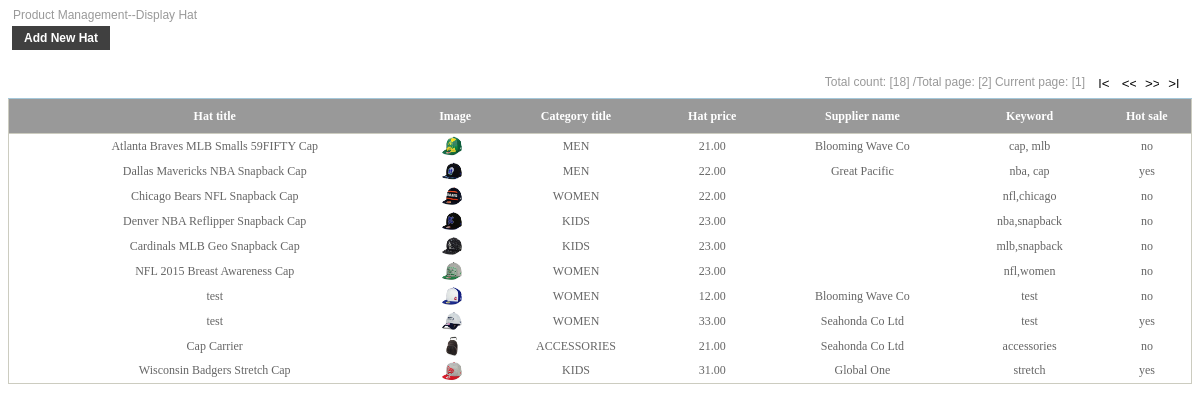
The page /Admin/DisplayHat.php (signed in) on the database its author committed.
### tables this page shows
CREATE TABLE IF NOT EXISTS `hat` (
  `hat_id` int(11) NOT NULL AUTO_INCREMENT,
  `hat_title` varchar(200) NOT NULL,
  `hat_category_id` int(11) NOT NULL,
  `hat_price` decimal(6,2) NOT NULL,
  `hat_description` varchar(1000) NOT NULL,
  `hat_search_keyword` varchar(100) NOT NULL,
  `hat_path` varchar(100) NOT NULL,
  `is_hot_sale` char(3) NOT NULL,
  PRIMARY KEY (`hat_id`),
  KEY `hat_category_id` (`hat_category_id`)
);

CREATE TABLE IF NOT EXISTS `category` (
  `category_id` int(11) NOT NULL AUTO_INCREMENT,
  `category_title` varchar(100) NOT NULL,
  PRIMARY KEY (`category_id`)
);

### inc/Database.inc.php (called while the page is built, shortened)
<?php
class MyDb{
	var $Host;
	var $UserName;
	var $Password;
	var $Link_ID;
	var $Query_ID;
	var $Records;
	function __construct()
	{
		$this->Host = constant('HOST');
		$this->Database = constant('DATABASE_NAME');
		$this->UserName = constant('USER_NAME');
		$this->Password = constant('PWD');
		$this->Link_ID = 0;
		$this->Query_ID = 0;
		$this->Records = array();
	}
	function Connect()
	{
		if ( 0 == $this->Link_ID )
		{
			$this->Link_ID=mysql_connect($this->Host, $this->UserName , $this-> Password );
			$err = mysql_error();
		}
  }
  function Query($Query_String)
  {
	  	$this->Query_ID = mysql_query($Query_String,$this->Link_ID);
	  	$err = mysql_error();
	  	return $this->Query_ID;
  }
  function GetCount($Query_String)
  {
  	$this->Query_ID = mysql_query($Query_String,$this->Link_ID);
  	$count = mysql_fetch_array($this->Query_ID);
  	$err = mysql_error();
  	return $count[0];
  }
  function GetRecord() {
  	$this->Record = mysql_fetch_array($this->Query_ID);
  	return $this->Record;
  }
  function GetRecords(){
  	$i = 0;
  	while($Row = $this->GetRecord()){
  		$this->Records[$i] = $Row;
  		$i++;
  	}
  	return $this->Records;
  }
}
?>

### inc/BusinessLayer.inc.php (called while the page is built, shortened)
<?php
include_once 'Database.inc.php';
class BaseService{
	function GetRows($sql){
		try{
			$conn = new MyDb();
			$conn->Query($sql);
			$array = $conn->GetRecords();
			if($array){
				return $array;
			}
		}catch (Exception $e){
			$conn->Close();
			echo $e->getMessage();
		}
		return null;
	}
	function GetCount($sql){
		try{
			$conn = new MyDb();
			$count = $conn->GetCount($sql);
			if($count){
				return $count;
			}
		}catch (Exception $e){
			$conn->Close();
			echo $e->getMessage();
		}
		return 0;
	}
	function SetPaging($sql,$page){
		$offset = ($page-1)*constant('PAGE_SIZE');
		return $sql." limit ".$offset.",".constant('PAGE_SIZE');
	}
	function GetCurrentPage($totalPage){
		if(isset($_POST["btnFirstPage"])){
			$cp = 1;
		}else if(isset($_POST["btnPreviousPage"])){
			if($cp>1){
				$cp-=1;
			}
		}else if(isset($_POST["btnNextPage"])){
			if($cp<$totalPage){
				$cp+=1;
			}
		}else if(isset($_POST["btnLastPage"])){
			$cp=$totalPage;
		}else{
			$cp = 1;
		}
		return $cp;
	}
	function GetTotalPage($totalCount){
		$totalPage = 0;
		if($totalCount==0){
			$totalPage = 0;
		}else{
			$pageSize = constant("PAGE_SIZE");
			if($totalCount<=$pageSize){
				$totalPage = 1;
			}else{
				if($totalCount%$pageSize == 0){
					$totalPage = $totalCount/$pageSize;
				}else{
					$totalPage = floor($totalCount/$pageSize)+1;
				}
			}
		}
		return $totalPage;
	}
}
?>

### Admin/DataGrid.php (the view, shortened to what this page needs)
<link href="../css/style2.css" type="text/css" rel="stylesheet" />
<div id="div1" style="overflow: hidden">
	<div id="pgList_pagerTable">
    <table class="pagerDiv">
        <tr>
        <td style="text-align:right; padding-bottom:3px;">
        Total count:<span id="lblTotalCount"> [<?php echo $totalCount ?>] </span>
                /Total page:<span id="lblTotalPageCount"> [<?php echo $totalPage ?>] </span>
                Current page:<span id="lblcurrentPage"> [<?php echo $curPage ?>] </span>
         </td>
         <td style="text-align:right;width:100px;">
            <input type="submit" name="btnFirstPage" value="|<" id="btnFirstPage" title="first page" class="first" />
            <input type="submit" name="btnPreviousPage" value="<<" id="btnPreviousPage" title="previous page" class="prev" />
            <input type="submit" name="btnNextPage" value=">>" id="btnNextPage" title="next page" class="next" />
            <input type="submit" name="btnLastPage" value=">|" id="btnLastPage" title="last page" class="last" />&nbsp;&nbsp;
        </td>
        </tr>
        </table>
    </div>
    <div id="div2">
        <table class="border" id="pgList_gvList" style="color:#333333;width:100%;border-collapse:collapse;text-align:center">
        <tr class="tableHeader">
        <?php
        foreach ($arr_header as $value){
            echo "<th align='center'' scope='col'>&nbsp;&nbsp;".$value."</th>";
        }        if($needEdit){
        	echo "<th align='center' scope='col' style='width:120px;'><span id='pgList_gvList_lblEdit' class='link'>&nbsp;&nbsp;Change Status</span></th>";
        }
        echo "</tr>";
        $i=0;
        if($rows){
	        foreach($rows as $row){
				if($i%2==0){
					echo "<tr class='odd'>";
				}else{
					echo "<tr class='even'>";
				}
				foreach($arr_header as $key=>$value){
					if(isset($img) && $img==$key){
						echo "<td align='center'><img title='".$row[$ititle]."' style='cursor:pointer;' width='20' height='20' src='../".$row[$key]."'></img></td>";
					}else{
						echo "<td>&nbsp;&nbsp;".$row[$key]."</td>";
					}
				}				if($needEdit){
					echo "<td align='center' scope='col' style='width:120px;'>&nbsp;&nbsp;";
					echo "<a href='".$editUrl."?".$key_id."=".$row[$key_id]."'>Edit</a>";
					echo "</td>";
				}
				echo "</tr>";
				$i++;
	        }
        }
        ?>
        </table>
    </div>
</div>

### css/style2.css (style rules this page uses)
.tableHeader { background-color: #999;color: #FFFFFF;font-size: 12px;font-weight: normal;text-align: left;padding-right: 3px;padding-left: 3px;padding-top: 14px;padding-bottom: 4px;margin: 0px;border-top-width: 1px;border-right-width: 0px;border-bottom-width: 1px;border-top-style:solid;border-right-style: solid;border-bottom-style: solid;border-right-color: white;border-bottom-color: #CCCCC0;border-top-color: #A4C7D9;height: 35px;font-family: ncursive; }
.border { border-left-width: 1px;border-top-width: 1px;border-right-width: 1px;border-bottom-width: 1px;border-left-style: solid;border-top-style: solid;border-right-style: solid;border-bottom-style: solid;border-left-color: #CCCCC0;border-right-color: #CCCCC0;border-bottom-color: #CCCCC0;border-top-color: #CCCCC0; }
.odd { background-color: #fff;font-size: 12px;height: 25px;font-family: ncursive;color: #666666; }
.even { background-color: #FFFFFF;font-size: 12px;height: 25px;font-family: ncursive;color: #666666; }
.pagerDiv { height:30px;width:100%; }
.first { background-color: #fff;width:20px; height:13px;cursor:pointer;border:0; }
.last { background-color: #fff;width:20px; height:13px;cursor:pointer;border:0; }
.prev { background-color: #fff;width:20px; height:13px;cursor:pointer;border:0; }
.next { background-color: #fff;width:20px; height:13px;cursor:pointer;border:0; }
body { color: #999; font-family: Tahoma, Geneva, sans-serif; font-size: 12px; }

### rows shown on the page
hat: hat_title "Atlanta Braves MLB Smalls 59FIFTY Cap", hat_path (picture), category.category_title "MEN", hat_price "21.00", key "Blooming Wave Co", hat_search_keyword "cap, mlb", is_hot_sale "no"
hat: hat_title "Dallas Mavericks NBA Snapback Cap", hat_path (picture), category.category_title "MEN", hat_price "22.00", key "Great Pacific", hat_search_keyword "nba, cap", is_hot_sale "yes"
hat: hat_title "Chicago Bears NFL Snapback Cap", hat_path (picture), category.category_title "WOMEN", hat_price "22.00", hat_search_keyword "nfl,chicago", is_hot_sale "no"
hat: hat_title "Denver NBA Reflipper Snapback Cap", hat_path (picture), category.category_title "KIDS", hat_price "23.00", hat_search_keyword "nba,snapback", is_hot_sale "no"
hat: hat_title "Cardinals MLB Geo Snapback Cap", category.category_title "KIDS", hat_price "23.00", hat_search_keyword "mlb,snapback", is_hot_sale "no"
hat: hat_title "NFL 2015 Breast Awareness Cap", category.category_title "WOMEN", hat_price "23.00", hat_search_keyword "nfl,women", is_hot_sale "no"
hat: hat_title "test", hat_path (picture), category.category_title "WOMEN", hat_price "12.00", key "Blooming Wave Co", hat_search_keyword "test", is_hot_sale "no"
hat: hat_title "test", hat_path (picture), category.category_title "WOMEN", hat_price "33.00", key "Seahonda Co Ltd", hat_search_keyword "test", is_hot_sale "yes"
hat: hat_title "Cap Carrier", hat_path (picture), category.category_title "ACCESSORIES", hat_price "21.00", key "Seahonda Co Ltd", hat_search_keyword "accessories", is_hot_sale "no"
hat: hat_title "Wisconsin Badgers Stretch Cap", hat_path (picture), category.category_title "KIDS", hat_price "31.00", key "Global One", hat_search_keyword "stretch", is_hot_sale "yes"

### other values the page prints
$totalCount "18"
$totalPage "2"
$curPage "1"
$value "Hat title"
$value "Image"
$value "Category title"
$value "Hat price"
$value "Supplier name"
$value "Keyword"
$value "Hot sale"
